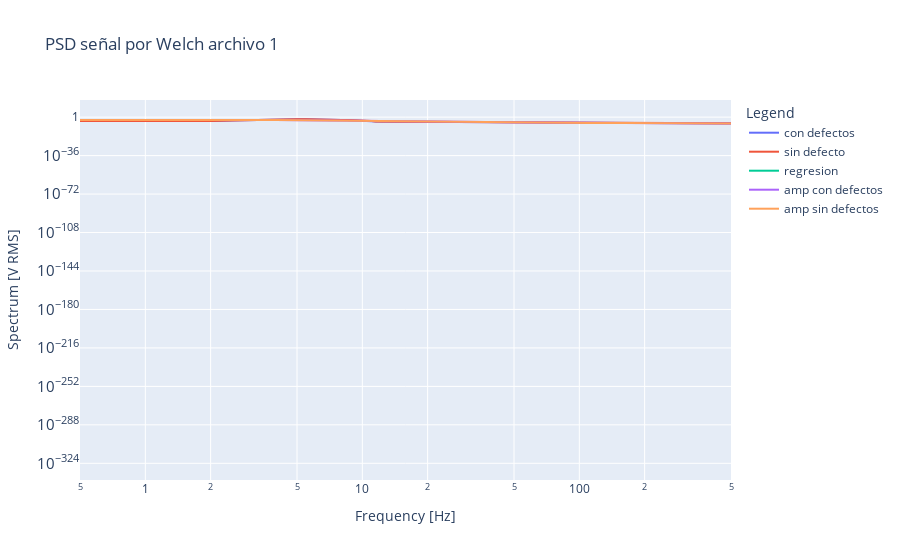

This figure's notebook cell:
### Code cell
fig = go.Figure()

fig.add_trace(go.Scatter(x=f1[1], y=np.sqrt(signal_welch_all[1]), name='con defectos'))
fig.add_trace(go.Scatter(x=f2[1], y=np.sqrt(signal_welch_sd[1]), name='sin defecto'))
fig.add_trace(go.Scatter(x=x, y = (slope**x)*intercept, name='regresion' ))
#fig.add_trace(go.Scatter(x=f1[1], y=np.sqrt(signal_welch_inter[1]), name='interpolado'))
fig.add_trace(go.Scatter(x=f1[1], y=np.sqrt(amp_welch_all[1]), name='amp con defectos'))
fig.add_trace(go.Scatter(x=f2[1], y=np.sqrt(amp_welch_sd[1]), name='amp sin defectos'))
#fig.add_trace(go.Scatter(x=f1[1], y=np.sqrt(amp_wech_inter[1]), name='amp interpolado'))


fig.update_layout(
    title = 'PSD señal por Welch archivo 1',
    xaxis_title='Frequency [Hz]',
    yaxis_title='Spectrum [V RMS]',
    legend_title='Legend'
)

fig.update_xaxes(type = 'log')
fig.update_yaxes(type = 'log')

fig.show()

### Figure 1 — Plotly figure (JSON) as saved in the notebook; plotly's stock layout.template omitted (floating-point values rounded to 4 significant figures; data arrays with more than 128 entries replaced by an {"elided": "..."} marker saying what was removed)
{"data": [{"name": "con defectos", "type": "scatter", "x": {"elided": "1001 float values"}, "y": {"elided": "1001 float values"}}, {"name": "sin defecto", "type": "scatter", "x": {"elided": "1001 float values"}, "y": {"elided": "1001 float values"}}, {"name": "regresion", "type": "scatter", "x": {"elided": "180 float values"}, "y": {"elided": "180 float values"}}, {"name": "amp con defectos", "type": "scatter", "x": {"elided": "1001 float values"}, "y": {"elided": "1001 float values"}}, {"name": "amp sin defectos", "type": "scatter", "x": {"elided": "1001 float values"}, "y": {"elided": "1001 float values"}}], "layout": {"legend": {"title": {"text": "Legend"}}, "title": {"text": "PSD señal por Welch archivo 1"}, "xaxis": {"title": {"text": "Frequency [Hz]"}, "type": "log"}, "yaxis": {"title": {"text": "Spectrum [V RMS]"}, "type": "log"}}}
